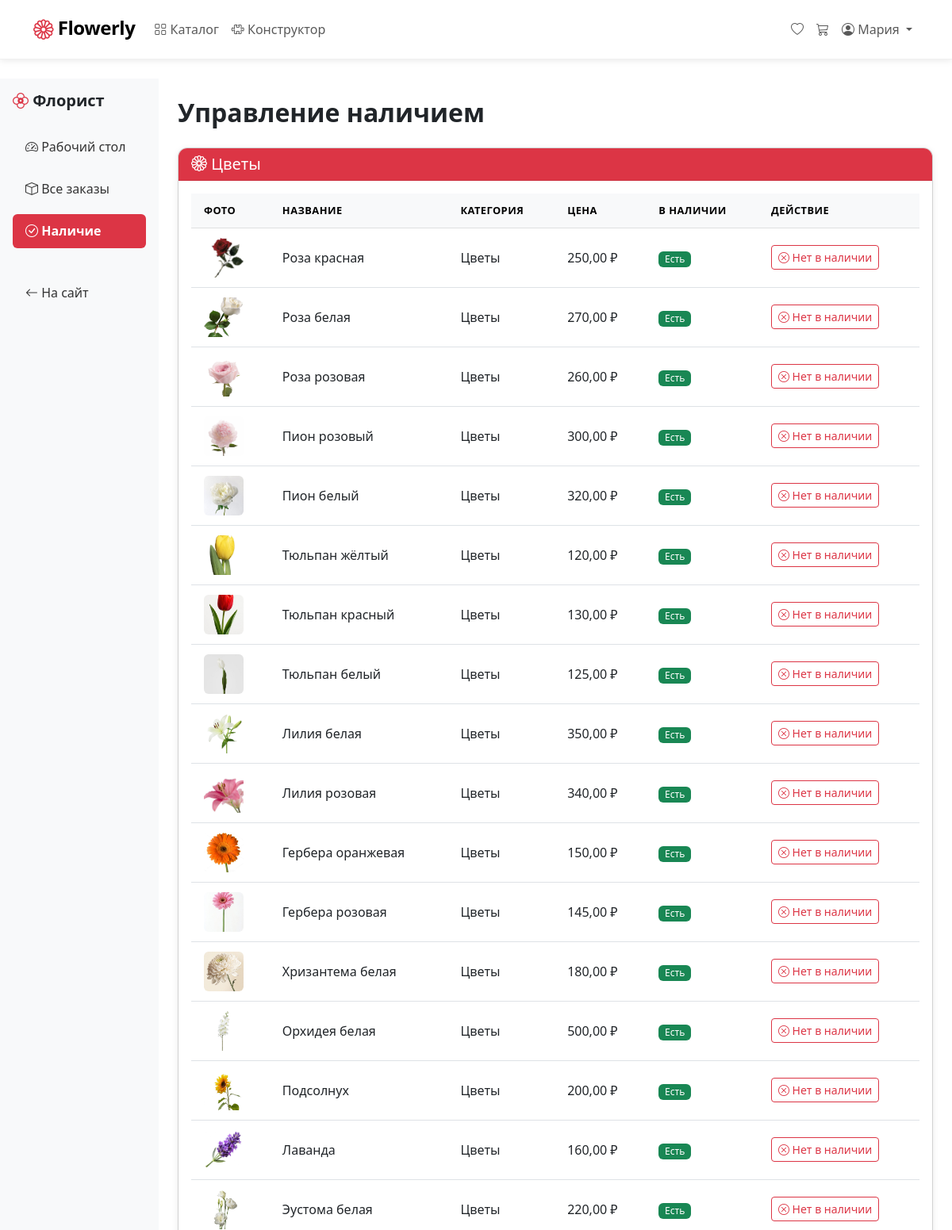
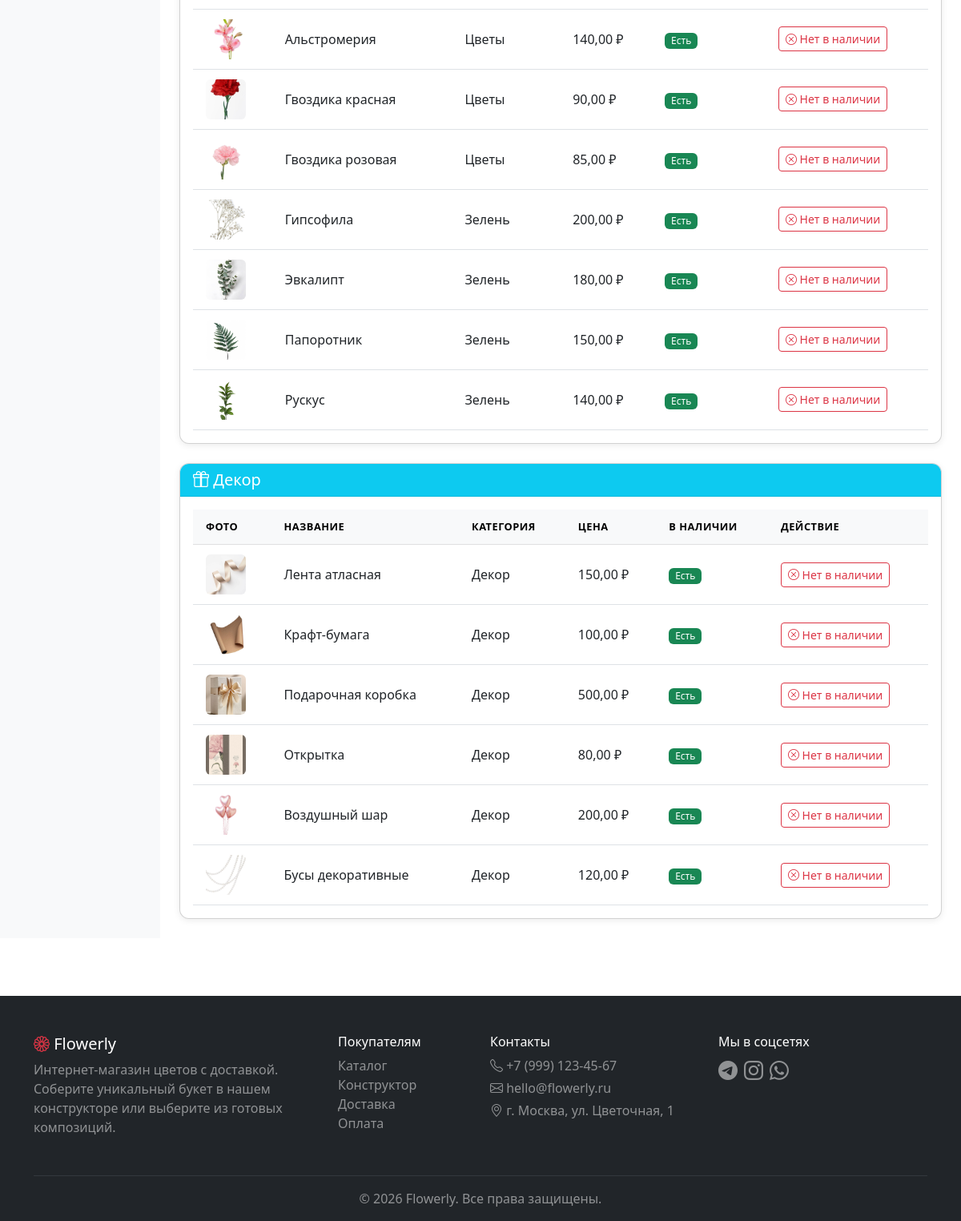
Page /florist/availability/ (signed in) on the committed database (2 pictures, top to bottom).
### FlowerlyApp/models.py (models this page shows, shortened)
class User(AbstractUser):
    username = None
    email = models.EmailField('Email', unique=True)
    phone = models.CharField('Телефон', max_length=20, blank=True)
    default_address = models.TextField('Адрес по умолчанию', blank=True)
    avatar = models.ImageField('Аватар', upload_to='avatars/', blank=True)
    is_florist = models.BooleanField('Флорист', default=False)
    created_at = models.DateTimeField('Дата регистрации', auto_now_add=True)
    USERNAME_FIELD = 'email'
    REQUIRED_FIELDS = ['first_name', 'last_name']
    objects = UserManager()
    class Meta:
        verbose_name = 'Пользователь'
        verbose_name_plural = 'Пользователи'

class Flower(models.Model):
    category = models.ForeignKey(Category, on_delete=models.CASCADE, verbose_name='Категория')
    name = models.CharField('Название', max_length=200)
    price = models.DecimalField('Цена за шт.', max_digits=10, decimal_places=2)
    image = models.ImageField('Фото', upload_to='flowers/')
    description = models.TextField('Описание', blank=True)
    available = models.BooleanField('В наличии', default=True)
    is_popular = models.BooleanField('Популярный', default=False)
    created_at = models.DateTimeField(auto_now_add=True)
    class Meta:
        verbose_name = 'Цветок'
        verbose_name_plural = 'Цветы'

class Category(models.Model):
    name = models.CharField('Название', max_length=100)
    slug = models.SlugField(unique=True)
    class Meta:
        verbose_name = 'Категория'
        verbose_name_plural = 'Категории'

class Decor(models.Model):
    category = models.ForeignKey(Category, on_delete=models.CASCADE, verbose_name='Категория')
    name = models.CharField('Название', max_length=200)
    price = models.DecimalField('Цена', max_digits=10, decimal_places=2)
    image = models.ImageField('Фото', upload_to='decor/')
    available = models.BooleanField('В наличии', default=True)
    created_at = models.DateTimeField(auto_now_add=True)
    class Meta:
        verbose_name = 'Декор'
        verbose_name_plural = 'Декор'

### FlowerlyApp/views.py (the view)
    def wrapper(request, *args, **kwargs):
        if not request.user.is_authenticated:
            return redirect('flowerly:login')
        if not (request.user.is_florist or request.user.is_staff):
            messages.error(request, 'Доступ запрещён')
            return redirect('flowerly:home')
        return view_func(request, *args, **kwargs)

### FlowerlyApp/templates/florist/availability.html (shortened to what this page needs)
{% extends 'base.html' %}
{% block content %}
<div class="container-fluid">
    <div class="row">
        <div class="col-md-2 bg-light min-vh-100 p-3">
            <h5 class="fw-bold mb-4"><i class="bi bi-flower2 text-danger"></i> Флорист</h5>
            <ul class="nav flex-column">
                <li class="nav-item mb-2">
                    <a href="{% url 'flowerly:florist_dashboard' %}" class="nav-link text-dark">
                        <i class="bi bi-speedometer2"></i> Рабочий стол
                    </a>
                </li>
                <li class="nav-item mb-2">
                    <a href="{% url 'flowerly:florist_orders' %}" class="nav-link text-dark">
                        <i class="bi bi-box"></i> Все заказы
                    </a>
                </li>
                <li class="nav-item mb-2">
                    <a href="{% url 'flowerly:florist_availability' %}" class="nav-link active bg-danger text-white rounded">
                        <i class="bi bi-check-circle"></i> Наличие
                    </a>
                </li>
                <li class="nav-item mt-4">
                    <a href="{% url 'flowerly:home' %}" class="nav-link text-muted">
                        <i class="bi bi-arrow-left"></i> На сайт
                    </a>
                </li>
            </ul>
        </div>
        <div class="col-md-10 p-4">
            <h2 class="fw-bold mb-4">Управление наличием</h2>
            <div class="card shadow-sm mb-4">
                <div class="card-header bg-danger text-white">
                    <h5 class="mb-0"><i class="bi bi-flower1"></i> Цветы</h5>
                </div>
                <div class="card-body">
                    <div class="table-responsive">
                        <table class="table table-hover align-middle">
                            <thead class="table-light">
                                <tr>
                                    <th>Фото</th>
                                    <th>Название</th>
                                    <th>Категория</th>
                                    <th>Цена</th>
                                    <th>В наличии</th>
                                    <th>Действие</th>
                                </tr>
                            </thead>
                            <tbody>
                                {% for flower in flowers %}
                                <tr>
                                    <td>
                                        {% if flower.image %}
                                        <img src="{{ flower.image.url }}" class="rounded" style="width: 50px; height: 50px; object-fit: cover;">
                                        {% else %}
                                        <div class="bg-light rounded d-flex align-items-center justify-content-center"
                                             style="width: 50px; height: 50px;">
                                            <i class="bi bi-flower1 text-muted"></i>
                                        </div>
                                        {% endif %}
                                    </td>
                                    <td>{{ flower.name }}</td>
                                    <td>{{ flower.category.name }}</td>
                                    <td>{{ flower.price }} ₽</td>
                                    <td>
                                        {% if flower.available %}
                                        <span class="badge bg-success">Есть</span>
                                        {% else %}
                                        <span class="badge bg-danger">Нет</span>
                                        {% endif %}
                                    </td>
                                    <td>
                                        <button class="btn btn-sm toggle-availability-btn {% if flower.available %}btn-outline-danger{% else %}btn-outline-success{% endif %}"
                                                data-type="flower" data-id="{{ flower.id }}">
                                            {% if flower.available %}
                                            <i class="bi bi-x-circle"></i> Нет в наличии
                                            {% else %}
                                            <i class="bi bi-check-circle"></i> Есть в наличии
                                            {% endif %}
                                        </button>
                                    </td>
                                </tr>
                                {% endfor %}
                            </tbody>
                        </table>
                    </div>
                </div>
            </div>
            <div class="card shadow-sm">
                <div class="card-header bg-info text-white">
                    <h5 class="mb-0"><i class="bi bi-gift"></i> Декор</h5>
                </div>
                <div class="card-body">
                    <div class="table-responsive">
                        <table class="table table-hover align-middle">
                            <thead class="table-light">
                                <tr>
                                    <th>Фото</th>
                                    <th>Название</th>
                                    <th>Категория</th>
                                    <th>Цена</th>
                                    <th>В наличии</th>
                                    <th>Действие</th>
                                </tr>
                            </thead>
                            <tbody>
                                {% for decor in decors %}
                                <tr>
                                    <td>
                                        {% if decor.image %}
                                        <img src="{{ decor.image.url }}" class="rounded" style="width: 50px; height: 50px; object-fit: cover;">
                                        {% else %}
                                        <div class="bg-light rounded d-flex align-items-center justify-content-center"
                                             style="width: 50px; height: 50px;">
                                            <i class="bi bi-gift text-muted"></i>
                                        </div>
                                        {% endif %}
                                    </td>
                                    <td>{{ decor.name }}</td>
                                    <td>{{ decor.category.name }}</td>
                                    <td>{{ decor.price }} ₽</td>
                                    <td>
                                        {% if decor.available %}
                                        <span class="badge bg-success">Есть</span>
                                        {% else %}
                                        <span class="badge bg-danger">Нет</span>
                                        {% endif %}
                                    </td>
                                    <td>
                                        <button class="btn btn-sm toggle-availability-btn {% if decor.available %}btn-outline-danger{% else %}btn-outline-success{% endif %}"
                                                data-type="decor" data-id="{{ decor.id }}">
                                            {% if decor.available %}
                                            <i class="bi bi-x-circle"></i> Нет в наличии
                                            {% else %}
                                            <i class="bi bi-check-circle"></i> Есть в наличии
                                            {% endif %}
                                        </button>
                                    </td>
                                </tr>
                                {% endfor %}
                            </tbody>
                        </table>
                    </div>
                </div>
            </div>
        </div>
    </div>
</div>
{% endblock %}

### FlowerlyApp/templates/base.html (shortened to what this page needs)
<!DOCTYPE html>
<html lang="ru">
<head>
    <link href="https://cdn.jsdelivr.net/npm/bootstrap@5.3.0/dist/css/bootstrap.min.css" rel="stylesheet">
    <link href="https://cdn.jsdelivr.net/npm/bootstrap-icons@1.11.0/font/bootstrap-icons.css" rel="stylesheet">
    {% load static %}
    <link href="{% static 'css/style.css' %}" rel="stylesheet">
</head>
<body>
    <nav class="navbar navbar-expand-lg navbar-light bg-white shadow-sm sticky-top">
        <div class="container">
            <a class="navbar-brand" href="{% url 'flowerly:home' %}">
                <i class="bi bi-flower1 text-danger"></i>
                <span class="fw-bold">Flowerly</span>
            </a>
            <div class="collapse navbar-collapse" id="navbarMain">
                <ul class="navbar-nav me-auto mb-2 mb-lg-0">
                    <li class="nav-item">
                        <a class="nav-link {% if request.resolver_match.url_name == 'catalog' %}active{% endif %}"
                           href="{% url 'flowerly:catalog' %}">
                            <i class="bi bi-grid"></i> Каталог
                        </a>
                    </li>
                    <li class="nav-item">
                        <a class="nav-link {% if request.resolver_match.url_name == 'constructor' %}active{% endif %}"
                           href="{% url 'flowerly:constructor' %}">
                            <i class="bi bi-puzzle"></i> Конструктор
                        </a>
                    </li>
                </ul>
                <ul class="navbar-nav ms-auto mb-2 mb-lg-0">
                    {% if user.is_authenticated %}
                        <li class="nav-item">
                            <a class="nav-link" href="{% url 'flowerly:favorites' %}">
                                <i class="bi bi-heart"></i>
                            </a>
                        </li>
                        <li class="nav-item">
                            <a class="nav-link position-relative" href="{% url 'flowerly:cart_detail' %}">
                                <i class="bi bi-cart3"></i>
                            </a>
                        </li>
                        <li class="nav-item dropdown">
                            <a class="nav-link dropdown-toggle" href="#" id="userDropdown" role="button"
                               data-bs-toggle="dropdown">
                                <i class="bi bi-person-circle"></i> {{ user.first_name }}
                            </a>
                        </li>
                    {% endif %}
                </ul>
            </div>
        </div>
    </nav>
    <main class="py-4">
        {% block content %}{% endblock %}
    </main>
<footer class="bg-dark text-white pt-5 pb-3 mt-5">
    <div class="container">
        <div class="row">
            <div class="col-md-4 mb-3">
                <h5><i class="bi bi-flower1 text-danger"></i> Flowerly</h5>
                <p class="text-white-50">Интернет-магазин цветов с доставкой. Соберите уникальный букет в нашем конструкторе или выберите из готовых композиций.</p>
            </div>
            <div class="col-md-2 mb-3">
                <h6>Покупателям</h6>
                <ul class="list-unstyled">
                    <li><a href="{% url 'flowerly:catalog' %}" class="text-white-50 text-decoration-none">Каталог</a></li>
                    <li><a href="{% url 'flowerly:constructor' %}" class="text-white-50 text-decoration-none">Конструктор</a></li>
                    <li><a href="#" class="text-white-50 text-decoration-none">Доставка</a></li>
                    <li><a href="#" class="text-white-50 text-decoration-none">Оплата</a></li>
                </ul>
            </div>
            <div class="col-md-3 mb-3">
                <h6>Контакты</h6>
                <p class="text-white-50 mb-1"><i class="bi bi-telephone"></i> +7 (999) 123-45-67</p>
                <p class="text-white-50 mb-1"><i class="bi bi-envelope"></i> hello@flowerly.ru</p>
                <p class="text-white-50"><i class="bi bi-geo-alt"></i> г. Москва, ул. Цветочная, 1</p>
            </div>
            <div class="col-md-3 mb-3">
                <h6>Мы в соцсетях</h6>
                <div class="d-flex gap-2">
                    <a href="#" class="text-white-50 fs-4"><i class="bi bi-telegram"></i></a>
                    <a href="#" class="text-white-50 fs-4"><i class="bi bi-instagram"></i></a>
                    <a href="#" class="text-white-50 fs-4"><i class="bi bi-whatsapp"></i></a>
                </div>
            </div>
        </div>
        <hr class="border-secondary">
        <p class="text-center text-white-50 mb-0">© 2026 Flowerly. Все права защищены.</p>
    </div>
</footer>
</body>
</html>

### rows in the picture
User: first_name "Мария"
Flower: image (picture), name "Роза красная", category.name "Цветы", price "250,00", available "Есть"
Flower: image (picture), name "Роза белая", category.name "Цветы", price "270,00", available "Есть"
Flower: image (picture), name "Роза розовая", category.name "Цветы", price "260,00", available "Есть"
Flower: image (picture), name "Пион розовый", category.name "Цветы", price "300,00", available "Есть"
Flower: image (picture), name "Пион белый", category.name "Цветы", price "320,00", available "Есть"
Flower: image (picture), name "Тюльпан жёлтый", category.name "Цветы", price "120,00", available "Есть"
Flower: image (picture), name "Тюльпан красный", category.name "Цветы", price "130,00", available "Есть"
Flower: image (picture), name "Тюльпан белый", category.name "Цветы", price "125,00", available "Есть"
Flower: image (picture), name "Лилия белая", category.name "Цветы", price "350,00", available "Есть"
Flower: image (picture), name "Лилия розовая", category.name "Цветы", price "340,00", available "Есть"
Flower: image (picture), name "Гербера оранжевая", category.name "Цветы", price "150,00", available "Есть"
Flower: image (picture), name "Гербера розовая", category.name "Цветы", price "145,00", available "Есть"
Flower: image (picture), name "Хризантема белая", category.name "Цветы", price "180,00", available "Есть"
Flower: image (picture), name "Орхидея белая", category.name "Цветы", price "500,00", available "Есть"
Flower: image (picture), name "Подсолнух", category.name "Цветы", price "200,00", available "Есть"
Flower: image (picture), name "Лаванда", category.name "Цветы", price "160,00", available "Есть"
Flower: image (picture), name "Эустома белая", category.name "Цветы", price "220,00", available "Есть"
Flower: image (picture), name "Альстромерия", category.name "Цветы", price "140,00", available "Есть"
Flower: image (picture), name "Гвоздика красная", category.name "Цветы", price "90,00", available "Есть"
Flower: image (picture), name "Гвоздика розовая", category.name "Цветы", price "85,00", available "Есть"
Flower: image (picture), name "Гипсофила", category.name "Зелень", price "200,00", available "Есть"
Flower: image (picture), name "Эвкалипт", category.name "Зелень", price "180,00", available "Есть"
Flower: image (picture), name "Папоротник", category.name "Зелень", price "150,00", available "Есть"
Flower: image (picture), name "Рускус", category.name "Зелень", price "140,00", available "Есть"
Decor: image (picture), name "Лента атласная", category.name "Декор", price "150,00", available "Есть"
Decor: image (picture), name "Крафт-бумага", category.name "Декор", price "100,00", available "Есть"
Decor: image (picture), name "Подарочная коробка", category.name "Декор", price "500,00", available "Есть"
Decor: image (picture), name "Открытка", category.name "Декор", price "80,00", available "Есть"
Decor: image (picture), name "Воздушный шар", category.name "Декор", price "200,00", available "Есть"
Decor: image (picture), name "Бусы декоративные", category.name "Декор", price "120,00", available "Есть"
